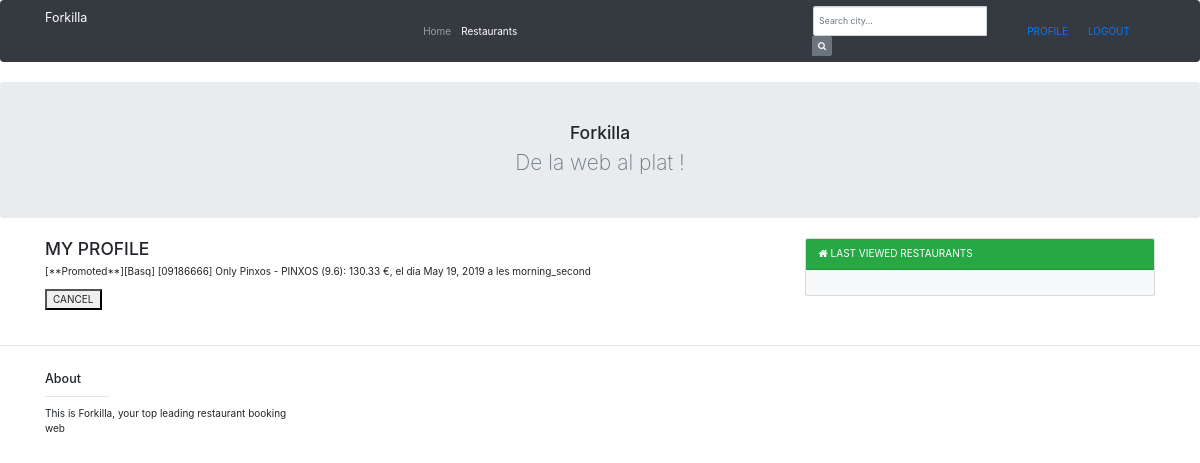
Before: /forkilla/profile/ (signed in) with the older database file.
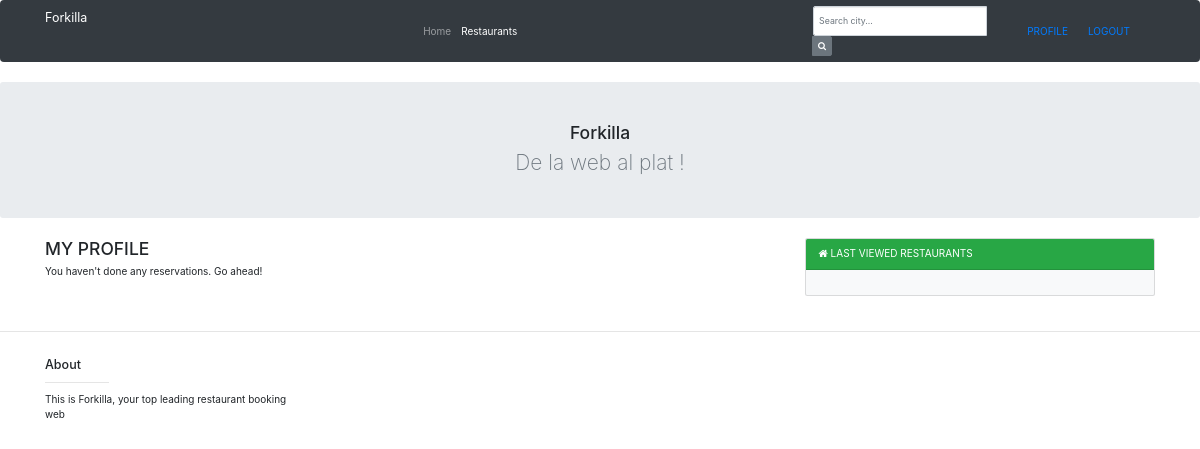
After: the same page with the newer database file.
### forkilla/models.py (models this page shows, shortened)
class Reservation(models.Model):
    SLOTS = (
        ("morning_first", "12h00"),
        ("morning_second", "13h00"),
        ("morning_third", "14h00"),
        ("morning_fourth", "15h00"),
        ("evening_first", "20h00"),
        ("evening_second", "21h00"),
        ("evening_third", "22h00"),
    )
    _d_slots = dict(SLOTS)
    id = models.AutoField(primary_key=True)
    restaurant = models.ForeignKey(Restaurant)
    day = models.DateField(default=datetime.now)
    cancelled = models.BooleanField(default=False)
    time_slot = models.CharField(max_length=15, choices=SLOTS)
    num_people = models.PositiveIntegerField(default=1, validators=[MinValueValidator(1)])
    user = models.ForeignKey(User)

class Restaurant(models.Model):
    CATEGORIES = (
        ("Rice", "Rice"),
        ("Fusi", "Fusion"),
        ("BBQ", "Barbecue"),
        ("Chin", "Chinese"),
        ("Medi", "Mediterranean"),
        ("Crep", "Creperie"),
        ("Hind", "Hindu"),
        ("Japa", "Japanese"),
        ("Ital", "Italian"),
        ("Mexi", "Mexican"),
        ("Peru", "Peruvian"),
        ("Russ", "Russian"),
        ("Turk", "Turkish"),
        ("Basq", "Basque"),
        ("Vegy", "Vegetarian"),
        ("Afri", "African"),
        ("Egyp", "Egyptian"),
        ("Grek", "Greek")
    )
    _d_categories = dict(CATEGORIES)
    restaurant_number = models.CharField(max_length=8, unique=True)
    name = models.CharField(max_length=50)
    menu_description = models.TextField()
    price_average = models.DecimalField(max_digits=5, decimal_places=2)
    is_promot = models.BooleanField()
    rate = models.DecimalField(max_digits=3, decimal_places=1)
    address = models.CharField(max_length=50)
    city = models.CharField(max_length=50)
    country = models.CharField(max_length=50)
    featured_photo = models.ImageField(upload_to="photo_dir")
    category = models.CharField(max_length=5, choices=CATEGORIES)
    restaurant_capacity = models.PositiveIntegerField(max_length=3)
    def __str__(self):
        return ('[**Promoted**]' if self.is_promot else '') + "[" + self.category + "] " \
                                                                                    "[" + self.restaurant_number + "] " + self.name + " - " + self.menu_description + " (" + str(
            self.rate) + ")" \
                         ": " + str(self.price_average) + u" €"

### forkilla/views.py (the view)
@login_required
def profile(request):
    reservations = Reservation.objects.filter(user=request.user,cancelled=False)
    context = {
        'reservations': reservations,
    }
    return render(request,'forkilla/profile.html', context)

### templates/forkilla/profile.html (shortened to what this page needs)
{% extends 'forkilla/base.html' %}
{% block content %}
<h3> MY PROFILE</h3>
    <form action="{% url 'cancel'%}" method="post">
    {% if reservations %}
     {% for reservation in reservations %}
         <p>{{ reservation.restaurant }}, el dia {{ reservation.day }} a les {{ reservation.time_slot }}</p>
        <button type="submit" name="reservation" value={{reservation.id}}> CANCEL</button>
        <br>
    {% endfor %}
	</form>
    {% else %}
        <p> You haven't done any reservations. Go ahead!</p>
    {% endif %}
{% endblock %}

Changed rows visible on the page:
no longer on this page (row edited): Reservation: restaurant "[**Promoted**][Basq] [09186666] Only Pinxos - PINXOS (9.6): 130.33 €", day "May 19, 2019", time_slot "morning_second", {{ reservation.id }} 1 (drawn)
Other visible differences:
text now shown: "You haven't done any reservations. Go ahead!"
